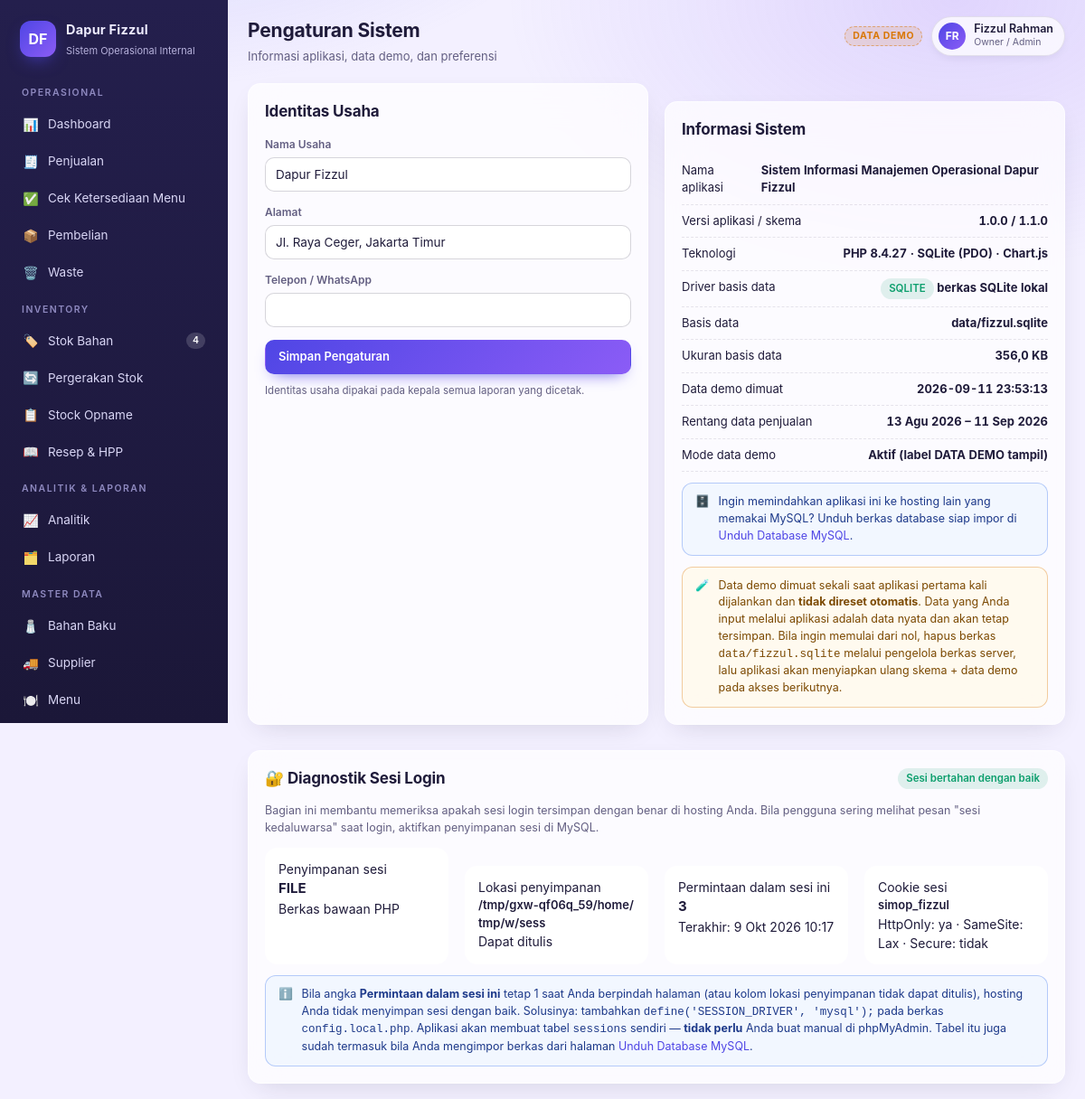
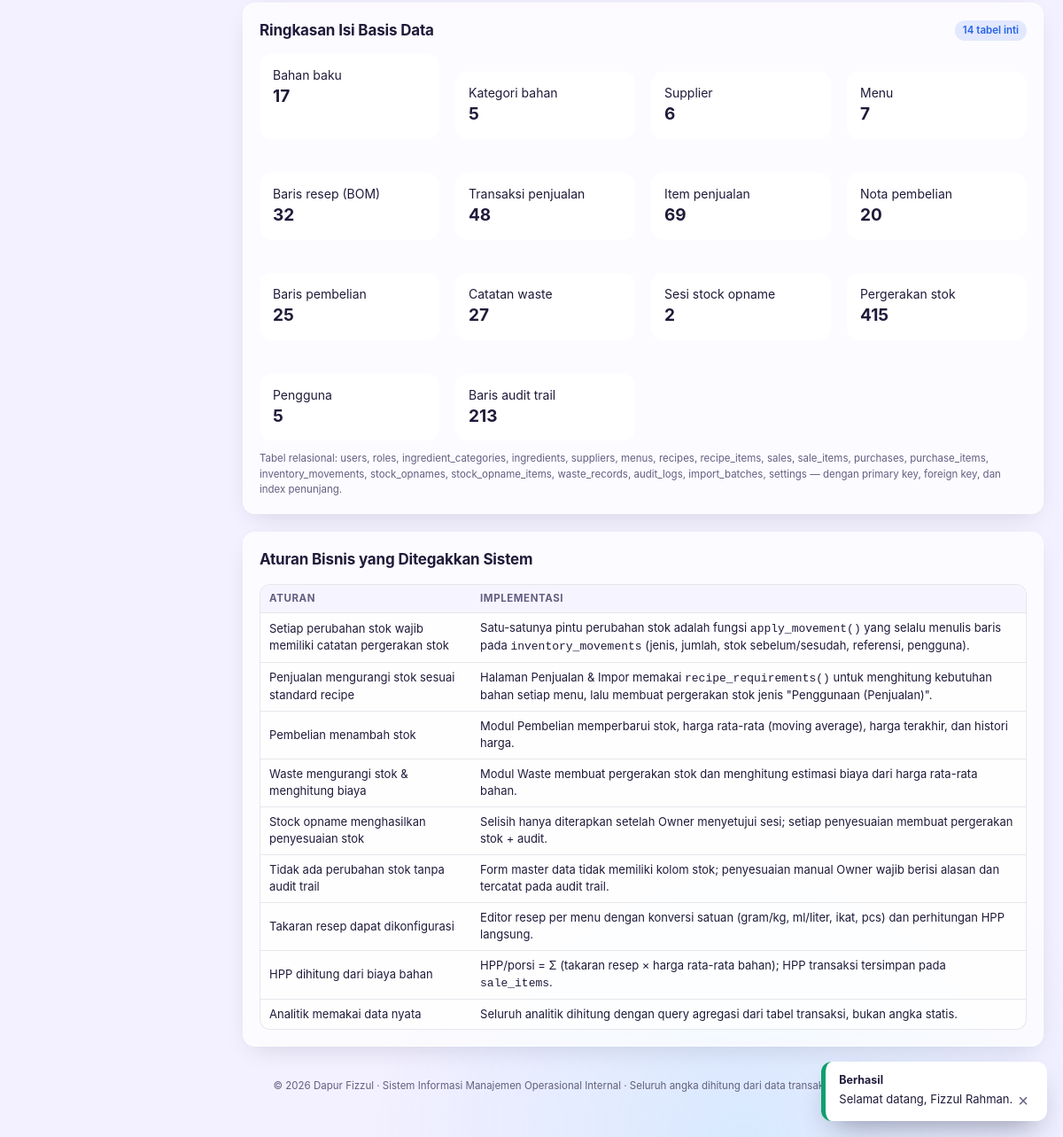
The page /pengaturan/index.php/ (signed in) on the database its author committed (2 pictures, top to bottom).
### tables this page shows
CREATE TABLE users (
            id INTEGER PRIMARY KEY AUTOINCREMENT,
            username TEXT NOT NULL UNIQUE,
            name TEXT NOT NULL,
            email TEXT,
            phone TEXT,
            role_id INTEGER NOT NULL REFERENCES roles(id),
            password_hash TEXT NOT NULL,
            is_active INTEGER NOT NULL DEFAULT 1,
            last_login TEXT,
            created_at TEXT NOT NULL
        );

CREATE TABLE roles (
            id INTEGER PRIMARY KEY AUTOINCREMENT,
            code TEXT NOT NULL UNIQUE,
            name TEXT NOT NULL,
            permissions TEXT NOT NULL DEFAULT ''
        );

CREATE TABLE settings (
            k TEXT PRIMARY KEY,
            v TEXT NOT NULL
        );

### views/pages/settings.php (the view, shortened to what the rows shown need)
<?php
$counts = [
    'Bahan baku' => (int)qv($pdo, 'SELECT COUNT(*) FROM ingredients'),
    'Kategori bahan' => (int)qv($pdo, 'SELECT COUNT(*) FROM ingredient_categories'),
    'Supplier' => (int)qv($pdo, 'SELECT COUNT(*) FROM suppliers'),
    'Menu' => (int)qv($pdo, 'SELECT COUNT(*) FROM menus'),
    'Baris resep (BOM)' => (int)qv($pdo, 'SELECT COUNT(*) FROM recipe_items'),
    'Transaksi penjualan' => (int)qv($pdo, 'SELECT COUNT(*) FROM sales'),
    'Item penjualan' => (int)qv($pdo, 'SELECT COUNT(*) FROM sale_items'),
    'Nota pembelian' => (int)qv($pdo, 'SELECT COUNT(*) FROM purchases'),
    'Baris pembelian' => (int)qv($pdo, 'SELECT COUNT(*) FROM purchase_items'),
    'Catatan waste' => (int)qv($pdo, 'SELECT COUNT(*) FROM waste_records'),
    'Sesi stock opname' => (int)qv($pdo, 'SELECT COUNT(*) FROM stock_opnames'),
    'Pergerakan stok' => (int)qv($pdo, 'SELECT COUNT(*) FROM inventory_movements'),
    'Pengguna' => (int)qv($pdo, 'SELECT COUNT(*) FROM users'),
    'Baris audit trail' => (int)qv($pdo, 'SELECT COUNT(*) FROM audit_logs'),
];
?>
<div class="grid grid-2">
    <div class="card">
        <div class="card-head"><h2>Identitas Usaha</h2></div>
        <form method="post" action="<?= e(self_url()) ?>" class="form-grid one">
            <div class="field"><label>Nama Usaha</label><input type="text" name="business_name"
                value="<?= e((string)setting_get($pdo, 'business_name', 'Dapur Fizzul')) ?>"></div>
            <div class="field"><label>Alamat</label><input type="text" name="address"
                value="<?= e((string)setting_get($pdo, 'address', 'Ambon, Maluku')) ?>"></div>
        </form>
    </div>
    <div class="card">
        <div class="card-head"><h2>Informasi Sistem</h2></div>
        <div class="stat-line"><span>Versi aplikasi / skema</span><b><?= e(APP_VERSION) ?> / <?= e((string)setting_get($pdo, 'schema_version', SCHEMA_VERSION)) ?></b></div>
        <div class="stat-line"><span>Data demo dimuat</span><b><?= e((string)setting_get($pdo, 'seeded_at', '-')) ?></b></div>
    </div>
</div>
<div class="card section">
    <div class="card-head"><h2>🔐 Diagnostik Sesi Login</h2>
    </div>
</div>
<div class="card section">
    <div class="card-head"><h2>Ringkasan Isi Basis Data</h2>
        <div class="spacer"></div><span class="badge info"><?= count($counts) ?> tabel inti</span></div>
</div>
<div class="card section">
    <div class="card-head"><h2>Aturan Bisnis yang Ditegakkan Sistem</h2></div>
    <div class="table-wrap"><table class="data compact">
        <thead><tr><th>Aturan</th><th>Implementasi</th></tr></thead>
        </table></div>
</div>

### views/layout.php (shortened to what the rows shown need)
<?php
$user = current_user();
$initials = str_initials((string)$user['name']);
?>
<!DOCTYPE html>
<html lang="id">
<head>
<link rel="stylesheet" href="<?= e(app_asset('css/app.css')) ?>?v=<?= e(APP_VERSION) ?>">
</head>
<body>
<div class="app">
    <main class="main">
        <div class="topbar">
            <div>
                <h1><?= e($pageTitle) ?></h1>
            </div>
            <div class="topbar-actions">
                <div class="user-chip">
                    <div class="avatar"><?= e($initials) ?></div>
                    <div>
                        <div class="u-name"><?= e($user['name']) ?></div>
                        <div class="u-role"><?= e(ROLES[$user['role_code']] ?? $user['role_name']) ?></div>
                    </div>
                </div>
            </div>
        </div>
        <?php include $view; ?>
    </main>
</div>
</body>
</html>

### rows shown on the page
users: name "FR", name "Fizzul Rahman", role.code "Owner / Admin"
settings: business_name "Dapur Fizzul"
settings: address "Jl. Raya Ceger, Jakarta Timur"
settings: v "1.1.0"
settings: v "2026-09-11 23:53:13"

### other values the page prints
$group "OPERASIONAL"
$icon "📊"
$label "Dashboard"
$icon "🧾"
$label "Penjualan"
$icon "✅"
$label "Cek Ketersediaan Menu"
$icon "📦"
$label "Pembelian"
$icon "🗑️"
$label "Waste"
$group "INVENTORY"
$icon "🏷️"
$label "Stok Bahan"
$icon "🔄"
